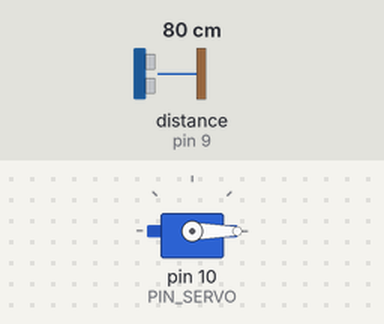
Bench run of a sketch on a simulated Arduino Uno, built with avr-gcc and run on an emulated ATmega328P. Shown: servo. Wiring (inferred from the names in the program): ultrasonic range finder: trigger pin 8; echo pin 9. Inputs (shaded band) come from the test bench; at power-on: distance to the obstacle (sensor on pin 9) 80 cm. The echo pulse lasts 58.3 µs per cm; what the sketch prints to the serial monitor is not drawn.

Above: at 1.2 s.
1.3 s: distance to the obstacle (sensor on pin 9) set to 17 cm
2.8 s: distance to the obstacle (sensor on pin 9) set to 13 cm
At 5.2 s:
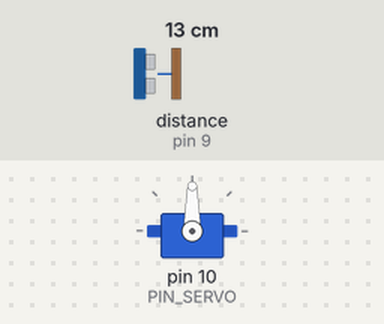
5.8 s: distance to the obstacle (sensor on pin 9) set to 250 cm
At 8.5 s:
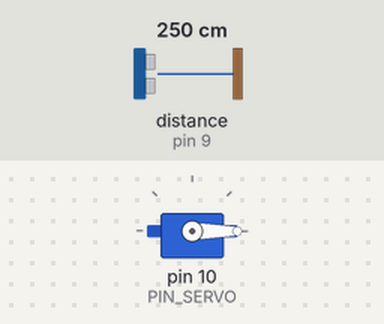
Timing chart, 0 to 10.0 s (numbered marks = the images above; inputs shaded):
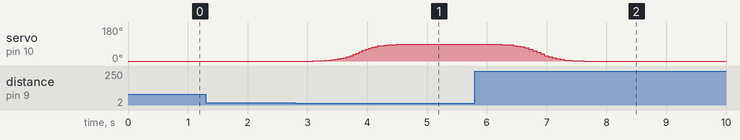

The sketch:

10C16.ino
```cpp
#include <Servo.h>

// 핀 설정
#define PIN_TRIG 8
#define PIN_ECHO 9
#define PIN_SERVO 10

Servo myServo;

// 서보 각도 설정
int angleClosed = 0;     // 차단기 내림 위치
int angleOpened = 90;    // 차단기 올림 위치

// 동작 설정
int distanceThreshold = 15; // 차량 감지 거리 (cm)
unsigned long motionDuration = 2000; // 바가 움직이는 데 걸리는 시간 (ms)
unsigned long motionStartTime;
bool isOpening = false;
bool isClosing = false;

// 상태
bool isBarUp = false;

void setup() {
  Serial.begin(9600);
  pinMode(PIN_TRIG, OUTPUT);
  pinMode(PIN_ECHO, INPUT);
  myServo.attach(PIN_SERVO);
  myServo.write(angleClosed);
}

void loop() {
  long distance = getDistanceCM();

  Serial.print("거리(cm): ");
  Serial.println(distance);

  // 차량 감지
  if (distance < distanceThreshold && !isBarUp && !isOpening) {
    isOpening = true;
    motionStartTime = millis();
  }

  // 차량 사라짐
  if (distance >= distanceThreshold && isBarUp && !isClosing) {
    isClosing = true;
    motionStartTime = millis();
  }

  // 열기 동작
  if (isOpening) {
    unsigned long t = millis() - motionStartTime;
    if (t <= motionDuration) {
      float p = (float)t / motionDuration;
      float eased = sigmoid(p); // 부드러운 곡선
      int angle = angleClosed + (angleOpened - angleClosed) * eased;
      myServo.write(angle);
    } else {
      myServo.write(angleOpened);
      isOpening = false;
      isBarUp = true;
    }
  }

  // 닫기 동작
  if (isClosing) {
    unsigned long t = millis() - motionStartTime;
    if (t <= motionDuration) {
      float p = (float)t / motionDuration;
      float eased = sigmoid(p); // sigmoid 또는 linear 사용 가능
      int angle = angleOpened - (angleOpened - angleClosed) * eased;
      myServo.write(angle);
    } else {
      myServo.write(angleClosed);
      isClosing = false;
      isBarUp = false;
    }
  }

  delay(50);
}

// 초음파 거리 측정 함수
long getDistanceCM() {
  digitalWrite(PIN_TRIG, LOW);
  delayMicroseconds(2);
  digitalWrite(PIN_TRIG, HIGH);
  delayMicroseconds(10);
  digitalWrite(PIN_TRIG, LOW);

  long duration = pulseIn(PIN_ECHO, HIGH);
  long cm = duration * 0.034 / 2;
  return cm;
}

// sigmoid 함수
float sigmoid(float x) {
  x = x * 12.0 - 6.0;  // 0~1 범위를 -6~6으로 확장
  return 1.0 / (1.0 + exp(-x));
}

// 선형 움직임 함수 (비교용)
float linear(float x) {
  return x;
}
```

Measured:
- the behaviour switches between 16 and 15 cm on distance to the obstacle (sensor on pin 9) (found by bisection; images 0 and 1)
- after the input at 1.3 s, every drawn part: stays the same
- after the input at 2.8 s, servo on pin 10 (PIN_SERVO): moves from 0° to 90° over 1.8 s, starting after 0.29 s
- after the input at 5.8 s, servo on pin 10 (PIN_SERVO): moves from 90° to 0° over 1.8 s, starting after 0.05 s
